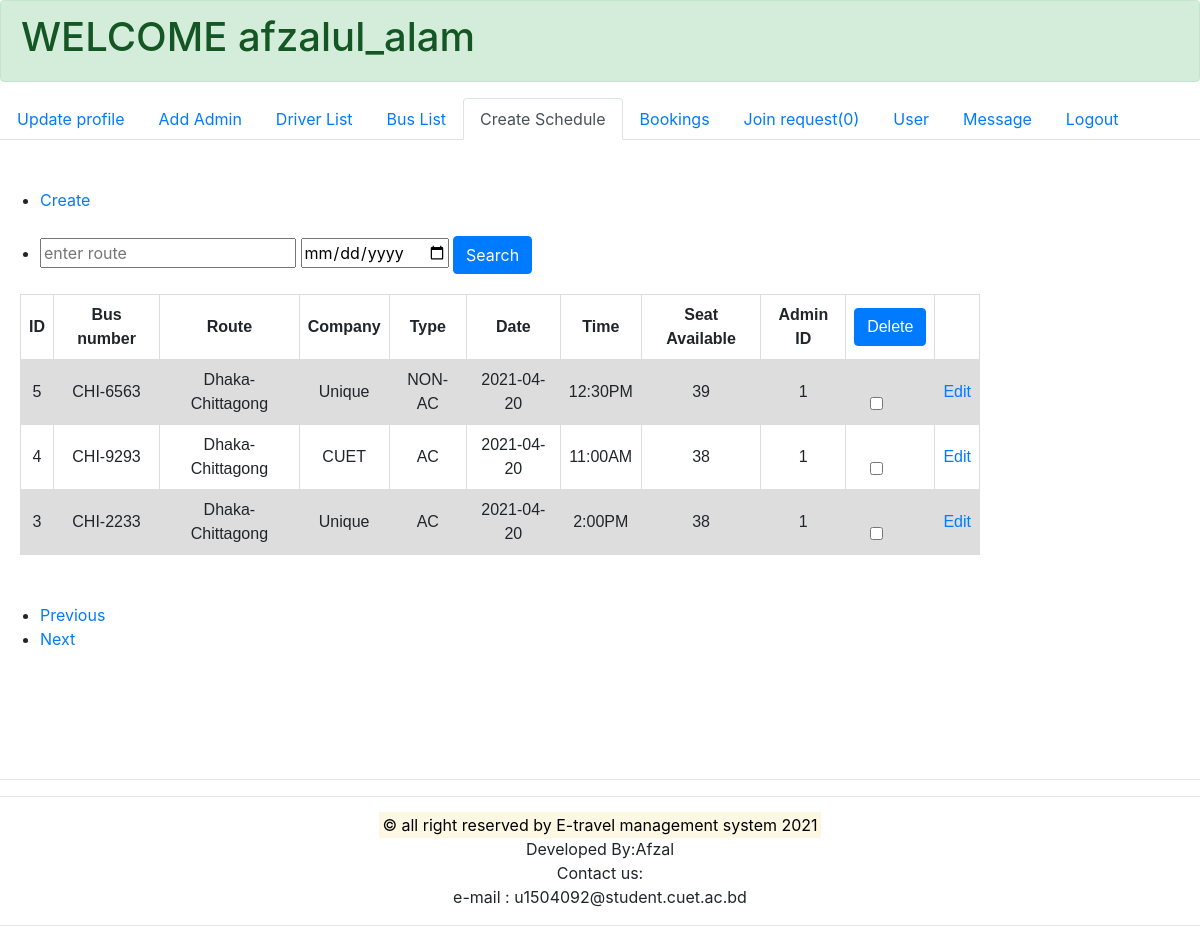
The page /admin_schedule.php (signed in) on the database its author committed.
### tables this page shows
CREATE TABLE `daily_schedule` (
  `id` int(10) NOT NULL,
  `bus_id` int(10) NOT NULL,
  `route` varchar(30) NOT NULL,
  `date` varchar(30) NOT NULL,
  `time` varchar(30) NOT NULL,
  `total_seat_available` int(2) NOT NULL,
  `admin_id` int(10) NOT NULL
);

CREATE TABLE `bus_info` (
  `id` int(10) NOT NULL,
  `number` varchar(30) NOT NULL,
  `type` varchar(30) NOT NULL,
  `company` varchar(30) NOT NULL,
  `admin_id` int(10) NOT NULL
);

### function/common_function.php (called while the page is built, shortened)
<?php
    $record=10;
    $session_admin_username='etravel_admin_username';
?>

### function/admin_function.php (the view, shortened to what this page needs)
<?php
    include "function/common_function.php";
   function get_admin_session_name()
   {
       global $session_admin_username;
       return $_SESSION[$session_admin_username];
   }
    function read_schedule($page)
    {
        global $connection,$record;
        $page*=$record;
        $query="SELECT ds.id, bus_info.number, ds.route, bus_info.company, bus_info.type, ds.date, ds.time, ds.total_seat_available, ds.admin_id FROM daily_schedule as ds inner join bus_info on ds.bus_id=bus_info.id order by ds.id desc limit $page,$record ";
        $read_result = mysqli_query($connection,$query);
        fetch_row_schedule($read_result);
    }
    function fetch_row_schedule($read_result)
    {
        echo '<form action="admin_schedule.php" method="post">
        <table border="1" width=60%>
         <tr>
            <th>ID</th>
            <th>Bus number</th>
            <th>Route</th>
            <th>Company</th>
            <th>Type</th>
            <th>Date</th>
            <th>Time</th>
            <th>Seat Available</th>
            <th>Admin ID</th>
            <th><input type="submit" name="delete" class="btn btn-primary" value="Delete"></th>
            <th> </th>
        </tr>';
        while ($row = mysqli_fetch_row($read_result))
        {
            echo '<tr>
                    <td>'.$row[0].'</td>
                    <td>'.$row[1].'</td>
                    <td>'.$row[2].'</td>
                    <td>'.$row[3].'</td>
                    <td>'.$row[4].'</td>
                    <td>'.$row[5].'</td>
                    <td>'.$row[6].'</td>
                    <td>'.$row[7].'</td>
                    <td>'.$row[8].'</td>
                    <td><input class="form-check-input" type="checkbox" name="selected_schedule_id[]" value="'.$row[0].'"></td>
                    <td><a href="admin_schedule_edit.php?schedule_id='.$row[0].'&bus_number='.$row[1].'&route='.$row[2].'&date='.$row[5].'&time='.$row[6].'">Edit</a></td>
                </tr>';
        }
        echo'</table><br><br>
        </form>';
    }
    function total_request()
    {
        global $connection;
        $query="select * from user where account_status=0";
        $result=mysqli_query($connection,$query);
        return mysqli_num_rows($result);
    }
    function admin_navbar($active)
    {
        $join_request=total_request();
        $admin_username=get_admin_session_name();
        echo '<div class="alert alert-success" role="alert" text-align:center>
        <h1>WELCOME '.$admin_username.'</h1>
        </div>
        <ul class="nav nav-tabs">
          <li class="nav-item">
            <a class="nav-link '.$active[0].'" href="admin_update.php">Update profile</a>
          </li>
          <li class="nav-item">
            <a class="nav-link '.$active[1].'" href="admin_sign_up.php">Add Admin</a>
          </li>
          <li class="nav-item">
            <a class="nav-link '.$active[2].'"  href="driver_list.php">Driver List</a>
          </li>
          <li class="nav-item">
            <a class="nav-link '.$active[3].'"  href="bus_list.php">Bus List</a>
          </li>
          <li class="nav-item">
            <a class="nav-link '.$active[4].'"  href="admin_schedule.php">Create Schedule</a>
          </li>
          <li class="nav-item">
            <a class="nav-link '.$active[5].'"  href="admin_bookings.php">Bookings</a>
          </li>
          <li class="nav-item">
            <a class="nav-link '.$active[6].'"  href="admin_user_join_request.php">Join request('.$join_request.')</a>
          </li>
          <li class="nav-item">
            <a class="nav-link '.$active[7].'"  href="admin_user_no.php">User</a>
          </li>
         <li class="nav-item">
            <a class="nav-link '.$active[8].'"  href="admin_feedback.php">Message</a>
          </li>
          <li class="nav-item">
            <a class="nav-link" href="admin_logout.php">Logout</a>
          </li>
        </ul>
        <br><br>';
    }
?>

### admin_schedule.php (shortened to what this page needs)
<?php
    include "function/admin_function.php";
?>
<!DOCTYPE html>
<html lang="en">
<?php include "header_footer/header.php"; ?>
<body>
    <?php  admin_navbar(["","","","","active","","","","",""]); ?>
        <ul>
            <li><a href="admin_schedule_create.php">Create</a></li>
                <br>
            <li>
              <form action="admin_schedule.php" method="post">
               <input type="text" name="route" required placeholder="enter route">
               <input type="date" name="date" required placeholder="enter date">
               <input type="submit" name="Search" class="btn btn-primary" value="Search">
              </form>
            </li>
        </ul>
    <?php
        if(isset($_POST['Search']))
        {
            search_schedule();
        }
        else if(isset($_POST['delete']))
        {
            delete_schedule();
        }
         else
         {
             $page=isset($_GET['page'])? (int)strip_tags($_GET['page']):1;
            $page= $page==0?1:$page;
            read_schedule($page-1);
            $previous=($page-1)>0?$page-1:1;
            $next=$page+1;
            echo '<ul class="pager">';
            echo '<li class="previous"><a position="left" href="admin_schedule.php?page='.$previous.'">Previous</a></li>';
            echo '<li class="next"><a href="admin_schedule.php?page='.$next.'">Next</a></li>
            </ul>';
         }
         include "header_footer/e-travel_footer.php";
    ?>
</body>
</html>

### header_footer/header.php (shortened to what this page needs)
<head>
    <link rel="stylesheet" href="https://stackpath.bootstrapcdn.com/bootstrap/4.1.1/css/bootstrap.min.css">
</head>

### header_footer/e-travel_footer.php
<footer>
            <br><br><br><br>
            <hr><hr>
          <p align="center">
              <mark>&copy; all right reserved by E-travel management system <?php echo "20".date("y"); ?></mark><br>
            Developed By:Afzal<br>
            Contact us:<br>
            e-mail : u1504092&#64;student.cuet.ac.bd
            <hr>
          </p>
</footer>

### header_footer/header.php (style rules this page uses)
table { font-family: arial, sans-serif; border-collapse: collapse; width: 80%; margin-top:20px ; margin-left:20px }
td, th { border: 1px solid #dddddd; text-align: left; padding: 8px; text-align: center; }
tr:nth-child(even) { background-color: #dddddd; }

### rows shown on the page
daily_schedule: id "5", bus_info.number "CHI-6563", route "Dhaka-Chittagong", bus_info.company "Unique", bus_info.type "NON-AC", date "2021-04-20", time "12:30PM", total_seat_available "39", admin "1"
daily_schedule: id "4", bus_info.number "CHI-9293", route "Dhaka-Chittagong", bus_info.company "CUET", bus_info.type "AC", date "2021-04-20", time "11:00AM", total_seat_available "38", admin "1"
daily_schedule: id "3", bus_info.number "CHI-2233", route "Dhaka-Chittagong", bus_info.company "Unique", bus_info.type "AC", date "2021-04-20", time "2:00PM", total_seat_available "38", admin "1"

### other values the page prints
$admin_username "afzalul_alam"
$join_request "0"
